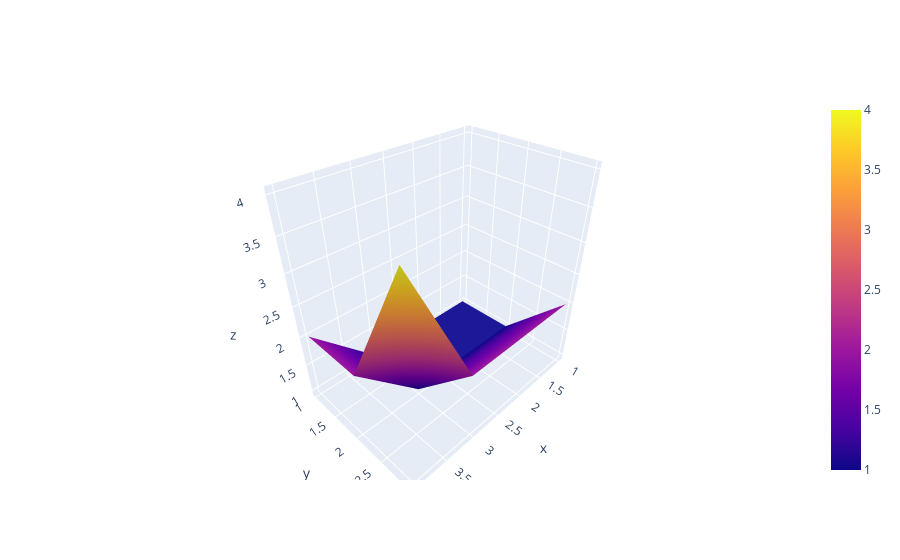

Notebook cell for this chart:
### Code cell
import plotly.graph_objects as go

x = np.array([1, 2, 3, 4])
y = np.array([1, 2, 3])
z = np.array([[1, 1, 2], [1, 1, 2], [1, 1, 2], [2, 2, 4]])
print(x.shape, y.shape, z.shape)

go.Figure(data=go.Surface(z=z.T, x=x, y=y))

### Figure 1 — Plotly figure (JSON) as saved in the notebook; plotly's stock layout.template omitted (floating-point values rounded to 4 significant figures)
{"data": [{"type": "surface", "x": [1, 2, 3, 4], "y": [1, 2, 3], "z": [[1, 1, 1, 2], [1, 1, 1, 2], [2, 2, 2, 4]]}], "layout": {}}
